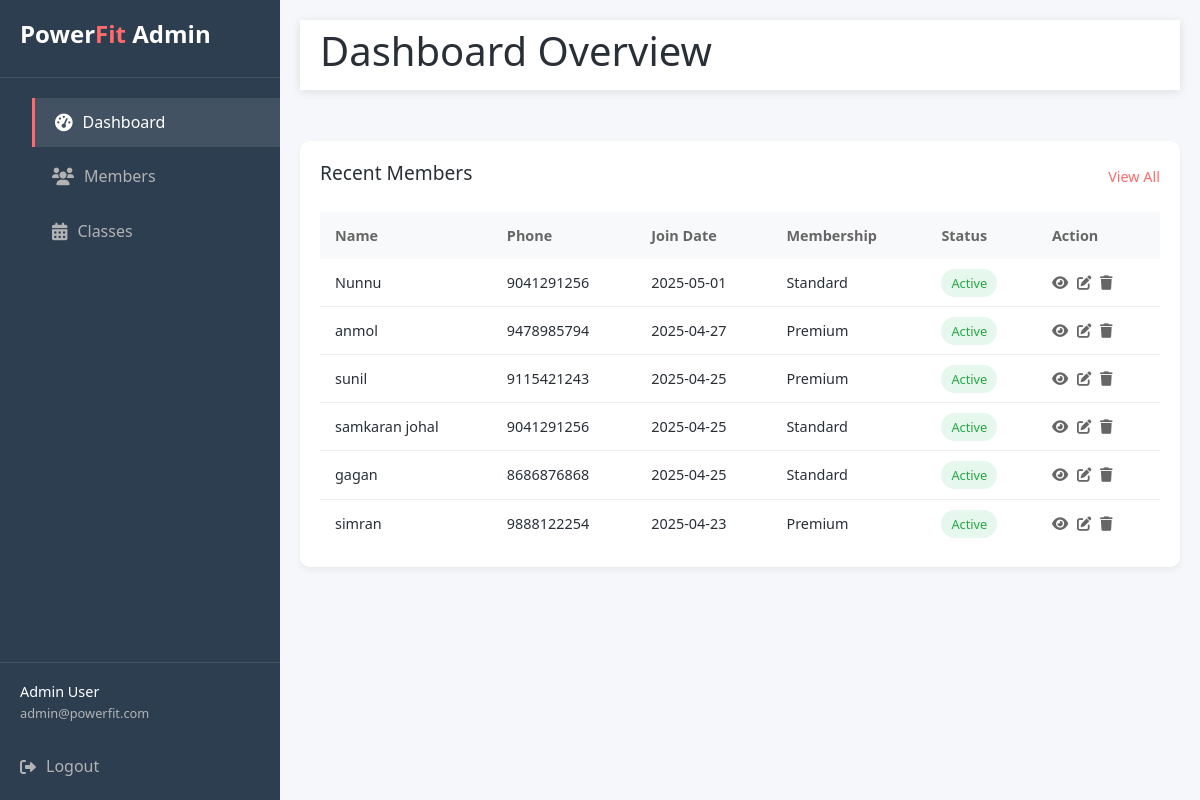
/members, run on the app's committed database.
### samgym/models.py (models this page shows, shortened)
class Membership(models.Model):
    name = models.CharField(max_length=100)
    email = models.EmailField()
    phone = models.CharField(max_length=15)
    plan = models.CharField(max_length=50)
    date_created = models.CharField(max_length=100)

### samgym/views.py (the view)
# urls.py: path('members',views.members,name = "members"),
def members(request):
    members = Membership.objects.all().order_by('-id')  # or use '-date_created' if
    return render(request,"gym/members.html",{'members': members})

### template/gym/members.html (shortened to what this page needs)
{% extends 'gym/base-2.html' %}
{% block content %}
<div class="dashboard">
    <aside class="sidebar">
        <div class="sidebar-header">
            <h2 class="logo">Power<span>Fit</span> Admin</h2>
        </div>
        <nav class="sidebar-nav">
            <ul>
                <li class="active">
                    <a href="{% url 'admin-dashboard' %}">
                        <i class="fas fa-tachometer-alt"></i>
                        <span>Dashboard</span>
                    </a>
                </li>
                <li>
                    <a href="{% url 'members' %}">
                        <i class="fas fa-users"></i>
                        <span>Members</span>
                    </a>
                </li>
                <li>
                    <a href="#">
                        <i class="fas fa-calendar-alt"></i>
                        <span>Classes</span>
                    </a>
                </li>
            </ul>
        </nav>
        <div class="sidebar-footer">
            <div class="user-profile">
                <div>
                    <h4>Admin User</h4>
                    <p>admin@powerfit.com</p>
                </div>
            </div>
            <a href="{% url 'logout' %}" class="logout-btn">
                <i class="fas fa-sign-out-alt"></i>
                <span>Logout</span>
            </a>
        </div>
    </aside>
    <main class="main-content">
        <header class="top-nav">
            <div class="nav-left">
                <h1>Dashboard Overview</h1>
            </div>
        </header>
        <br><br>
        <section class="tables-section">
            <div class="table-card">
                <div class="table-header">
                    <h3>Recent Members</h3>
                    <a href="#" class="view-all">View All</a>
                </div>
                <div class="table-responsive">
                    <table>
                        <thead>
                            <tr>
                                <th>Name</th>
                                <th>Phone</th>
                                <th>Join Date</th>
                                <th>Membership</th>
                                <th>Status</th>
                                <th>Action</th>
                            </tr>
                        </thead>
                        <tbody>
                            {% for member in members %}
                            <tr>
                                <td><span>{{ member.name }}</span></td>
                                <td>{{ member.phone }}</td>
                                <td>{{ member.date_created }}</td>
                                <td>{{ member.plan|title }}</td>
                                <td>
                                    {% if member.plan == "premium" %}
                                        <span class="status active">Active</span>
                                    {% elif member.plan == "standard" %}
                                        <span class="status active">Active</span>
                                    {% elif member.plan == "basic" %}
                                        <span class="status pending">Pending</span>
                                    {% else %}
                                        <span class="status expired">Expired</span>
                                    {% endif %}
                                </td>
                                <td>
                                    <a href="{% url 'membership-view' member.id %}" class="btn-icon"><i class="fas fa-eye"></i></a>
                                    <a href="{% url 'membership-update' member.id %}" class="btn-icon"><i class="fas fa-edit"></i></a>
                                    <a href="{% url 'membership-delete' member.id %}" class="btn-icon" onclick="return confirm('Are you sure you want to delete this member?')"><i class="fas fa-trash"></i></a>
                                </td>
                            </tr>
                            {% empty %}
                            <tr><td colspan="5">No members found.</td></tr>
                            {% endfor %}
                        </tbody>
                    </table>
                </div>
            </div>
        </section>
    </main>
</div>
{% endblock %}

### template/gym/base-2.html (shortened to what this page needs)
<!DOCTYPE html>
<html lang="en">
<head>
    {% load static %}
    <link href="https://cdn.jsdelivr.net/npm/bootstrap@5.3.5/dist/css/bootstrap.min.css" rel="stylesheet">
    <link rel="stylesheet" href="{% static 'style.css' %}">
    <link rel="stylesheet" href="{% static 'dashboard.css' %}">
    <link rel="stylesheet" href="https://cdnjs.cloudflare.com/ajax/libs/font-awesome/6.0.0-beta3/css/all.min.css">
</head>
<body>
    <main>
        {% block content %}
        {% endblock %}
    </main>
</body>
</html>

### samgym/static/style.css (style rules this page uses)
:root { --color-primary: #ff6b6b; --color-secondary: #4ecdc4; --color-dark: #292f36; --color-light: #f7fff7; --color-accent: #ff6b6b; --color-gray: #666; --color-light-gray: #ddd; --color-white: #fff; --color-black: #000; --space-xs: 0.5rem; --space-sm: 1rem; --space-md: 1.5rem; --space-lg: 2rem; --space-xl: 3rem; --text-sm: 0.9rem; --text-base: 1rem; --text-md: 1.1rem; --text-lg: 1.3rem; --text-xl: 1.5rem; --text-2xl: 1.8rem; --text-3xl: 2.5rem; --text-4xl: 3.5rem; --shadow-sm: 0 2px 10px rgba(0, 0, 0, 0.1); --shadow-md: 0 5px 15px rgba(0, 0, 0, 0.1); --shadow-lg: 0 10px 15px rgba(0, 0, 0, 0.1); --radius-sm: 5px; --radius-md: 10px; --radius-lg: 30px; --radius-full: 50%; --transition-fast: 0.2s ease; --transition-normal: 0.3s ease; --transition-slow: 0.5s ease; }
*, *::before, *::after { margin: 0; padding: 0; box-sizing: border-box; }
html { scroll-behavior: smooth; }
body { font-family: 'Segoe UI', system-ui, -apple-system, sans-serif; line-height: 1.6; color: var(--color-dark); background-color: #f9f9f9; }
a { text-decoration: none; color: inherit; }
ul, ol { list-style: none; }
.logo { font-size: var(--text-2xl); font-weight: 700; color: var(--color-dark); }
.logo span { color: var(--color-primary); }

### samgym/static/dashboard.css (style rules this page uses)
:root { --sidebar-width: 280px; --sidebar-collapsed-width: 80px; --top-nav-height: 70px; --card-radius: 10px; --transition-speed: 0.3s; }
.dashboard { display: flex; min-height: 100vh; background-color: #f5f7fa; }
.sidebar { width: var(--sidebar-width); background: #2c3e50; color: white; transition: width var(--transition-speed); position: fixed; height: 100vh; overflow-y: auto; z-index: 1000; }
.main-content { flex: 1; margin-left: var(--sidebar-width); transition: margin-left var(--transition-speed); }
.sidebar-header { padding: 20px; display: flex; align-items: center; border-bottom: 1px solid rgba(255, 255, 255, 0.1); }
.logo { font-size: 1.5rem; font-weight: 700; color: white; }
.logo span { color: var(--color-primary); }
.sidebar-nav { padding: 20px 0; }
.sidebar-nav ul { list-style: none; }
.sidebar-nav li { margin-bottom: 5px; }
.sidebar-nav li a { display: flex; align-items: center; padding: 12px 20px; color: #b3b3b3; transition: all 0.3s; }
.sidebar-nav li a i { margin-right: 10px; font-size: 1.1rem; }
.sidebar-nav li.active a { background: rgba(255, 255, 255, 0.1); color: white; border-left: 3px solid var(--color-primary); }
.sidebar-footer { padding: 20px; position: absolute; bottom: 0; left: 0; right: 0; border-top: 1px solid rgba(255, 255, 255, 0.1); }
.user-profile { display: flex; align-items: center; margin-bottom: 15px; }
.user-profile h4 { font-size: 0.9rem; margin-bottom: 3px; }
.user-profile p { font-size: 0.8rem; color: #b3b3b3; }
.logout-btn { display: flex; align-items: center; color: #b3b3b3; transition: color 0.3s; }
.logout-btn i { margin-right: 10px; }
.top-nav { display: flex; justify-content: space-between; align-items: center; padding: 0 20px; height: var(--top-nav-height); background: white; box-shadow: 0 2px 10px rgba(0, 0, 0, 0.1); position: sticky; top: 0; z-index: 999; }
.nav-left { display: flex; align-items: center; }
.main-content { padding: 20px; }
.tables-section { display: grid; grid-template-columns: repeat(auto-fit, minmax(400px, 1fr)); gap: 20px; }
.table-card { background: white; border-radius: var(--card-radius); box-shadow: 0 4px 6px rgba(0, 0, 0, 0.05); padding: 20px; }
.table-header { display: flex; justify-content: space-between; align-items: center; margin-bottom: 20px; }
.table-header h3 { font-size: 1.2rem; }
.view-all { color: var(--color-primary); font-size: 0.9rem; text-decoration: none; }
.table-responsive { overflow-x: auto; }
table { width: 100%; border-collapse: collapse; }
table th { text-align: left; padding: 12px 15px; background: #f8f9fa; color: #666; font-weight: 600; font-size: 0.9rem; }
table td { padding: 12px 15px; border-bottom: 1px solid #eee; font-size: 0.9rem; }
table tr:last-child td { border-bottom: none; }
.status { padding: 5px 10px; border-radius: 20px; font-size: 0.8rem; font-weight: 500; }
.status.active { background: #e6f7ee; color: #28a745; }
.btn-icon { background: none; border: none; color: #666; cursor: pointer; margin-right: 5px; font-size: 0.9rem; }

### data on the page
Membership: name "Nunnu", phone "9041291256", date_created "2025-05-01", plan "Standard", shows "Active"
Membership: name "anmol", phone "9478985794", date_created "2025-04-27", plan "Premium", shows "Active"
Membership: name "sunil", phone "9115421243", date_created "2025-04-25", plan "Premium", shows "Active"
Membership: name "samkaran johal", phone "9041291256", date_created "2025-04-25", plan "Standard", shows "Active"
Membership: name "gagan", phone "8686876868", date_created "2025-04-25", plan "Standard", shows "Active"
Membership: name "simran", phone "9888122254", date_created "2025-04-23", plan "Premium", shows "Active"
